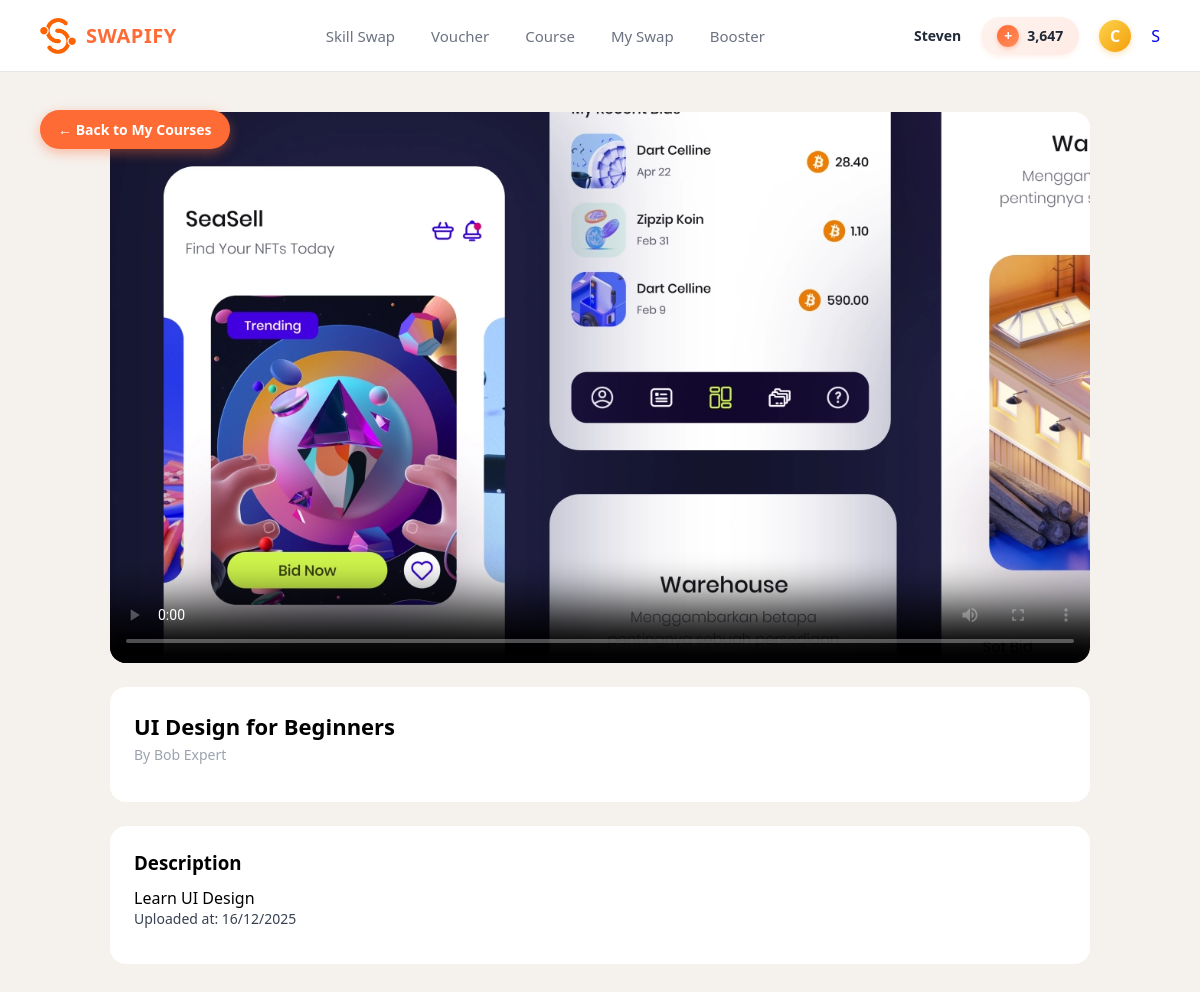
Screenshot of /course-detail.php?id=1 (signed in) with the database file from the repository.
### tables this page shows
CREATE TABLE `ms_users` (
  `user_id` int(11) NOT NULL,
  `name` varchar(100) DEFAULT NULL,
  `email` varchar(100) DEFAULT NULL,
  `phone_number` varchar(20) DEFAULT NULL,
  `password` varchar(255) DEFAULT NULL,
  `profile_picture` varchar(255) DEFAULT NULL,
  `bio` text DEFAULT NULL,
  `role` enum('user','expert','admin') DEFAULT 'user',
  `joined_date` datetime DEFAULT current_timestamp()
);

CREATE TABLE `ms_courses` (
  `course_id` int(11) NOT NULL,
  `user_id` int(11) DEFAULT NULL,
  `category_id` int(11) DEFAULT NULL,
  `title` varchar(150) DEFAULT NULL,
  `video` varchar(255) DEFAULT NULL,
  `description` text DEFAULT NULL,
  `upload_date` datetime DEFAULT current_timestamp(),
  `credits_price` int(11) DEFAULT NULL,
  `thumbnail` varchar(255) DEFAULT NULL
);

### course-detail.php (the view, shortened to what this page needs)
<?php
include "includes/db_connect.php";
include "includes/header.php";
$course_id = (int)$_GET['id'];
$user_id = $_SESSION['user_id'];
$query = "SELECT c.*, u.name as author_name
          FROM ms_courses c
          JOIN ms_users u ON c.user_id = u.user_id
          JOIN tr_coursepurchase cp ON c.course_id = cp.course_id
          WHERE c.course_id = ? AND cp.user_id = ?";
$stmt = $conn->prepare($query);
$stmt->bind_param("ii", $course_id, $user_id);
$stmt->execute();
$result = $stmt->get_result();
$course = $result->fetch_assoc();
?>
<!DOCTYPE html>
<html lang="en">
<head>
    <link rel="stylesheet" href="css/course-detail.css?v=4">
</head>
<body>
    <div class="container">
        <div class="video-card">
            <div class="video-wrapper">
                <?php if (!empty($course['video'])): ?>
                    <video width="100%" controls controlsList="nodownload" poster="uploads/thumbnails/<?= htmlspecialchars($course['thumbnail']) ?>">
                        <source src="uploads/<?= htmlspecialchars($course['video']) ?>" type="video/mp4">
                    </video>
                <?php else: ?>
                    <img src="uploads/thumbnails/<?= htmlspecialchars($course['thumbnail']) ?>" alt="thumbnail">
                    <div class="play-btn">▶</div>
                <?php endif; ?>
            </div>
        </div>
        <div class="course-info">
            <h2><?= htmlspecialchars($course['title']) ?></h2>
            <p class="author">By <?= htmlspecialchars($course['author_name']) ?></p>
            <div class="progress-wrapper">
            </div>
        </div>
        <div class="description-card">
            <h3>Description</h3>
            <div class="description-text">
                <?= nl2br(htmlspecialchars($course['description'])) ?>
            </div>
            <p class="upload-date">
                Uploaded at: <?= date('d/m/Y', strtotime($course['upload_date'])) ?>
            </p>
            <a href="my-courses.php" class="back-btn">
                ← Back to My Courses
            </a>
        </div>
    </div>
</body>
</html>

### includes/header.php (shortened to what this page needs)
<?php
include "includes/db_connect.php";
if (isset($_SESSION['user_id'])) {
    $user_id = $_SESSION['user_id'];
    $header_query = "SELECT u.name, u.profile_picture, u.role, IFNULL(c.balance, 0) as balance
                     FROM ms_users u
                     LEFT JOIN ms_usercredits c ON u.user_id = c.user_id
                     WHERE u.user_id = ?";
    $header_stmt = $conn->prepare($header_query);
    $header_stmt->bind_param("i", $user_id);
    $header_stmt->execute();
    $header_result = $header_stmt->get_result();
    $userData = $header_result->fetch_assoc();
} else {
    $userData = ['name' => 'Guest', 'balance' => 0, 'profile_picture' => 'default.png', 'role' => 'user'];
}
$currentPage = basename($_SERVER['PHP_SELF']);
$isAdmin = (isset($userData['role']) && $userData['role'] === 'admin');
?>
<link rel="stylesheet" href="css/header.css?v=10">
<header class="header-nav">
    <div class="logo-container">
        <div class="logo-icon">
            <img src="images/v91_89.png" alt="Swapify Logo">
        </div>
        <span class="logo-text">SWAPIFY</span>
    </div>
    <nav class="nav-menu">
        <?php if ($isAdmin): ?>
            <a href="admin-dashboard.php"    class="nav-link admin-link <?= $currentPage == 'admin-dashboard.php' ? 'active' : '' ?>">Admin Dashboard</a>
            <a href="manage_user.php"       class="nav-link admin-link <?= $currentPage == 'manage_user.php' ? 'active' : '' ?>">Manage User</a>
            <a href="manage_vouchers.php"   class="nav-link admin-link <?= $currentPage == 'manage_vouchers.php' ? 'active' : '' ?>">Manage Voucher</a>
            <a href="admin_booster.php"   class="nav-link admin-link <?= $currentPage == 'admin_booster.php' ? 'active' : '' ?>">Manage Booster</a>
            <a href="admin_topup_packages.php"   class="nav-link admin-link <?= $currentPage == 'admin_topup_packages.php' ? 'active' : '' ?>">Manage Topup</a>
        <?php else: ?>
            <a href="dashboard.php" class="nav-link <?= $currentPage == 'dashboard.php' ? 'active' : '' ?>">Skill Swap</a>
            <a href="voucher.php"   class="nav-link <?= ($currentPage == 'voucher.php' || $currentPage == 'my-voucher.php') ? 'active' : '' ?>">Voucher</a>
            <a href="courses.php"   class="nav-link <?= ($currentPage == 'courses.php' || $currentPage == 'my-courses.php' || $currentPage == 'uploaded-courses.php') ? 'active' : '' ?>">Course</a>
            <a href="sessions.php"  class="nav-link <?= $currentPage == 'sessions.php' ? 'active' : '' ?>">My Swap</a>
            <a href="booster.php"   class="nav-link <?= $currentPage == 'booster.php' ? 'active' : '' ?>">Booster</a>
        <?php endif; ?>
    </nav>
    <?php if (!$isAdmin): ?>
        <div class="user-section">
            <span class="user-name"><?= htmlspecialchars($userData['name']) ?></span>
            <a href="topup.php" style="text-decoration: none; display: flex; align-items: center;">
                <div class="credit-badge">
                    <div class="credit-icon">+</div>
                    <span class="credit-value"><?= number_format($userData['balance']) ?></span>
                </div>
            </a>
            <div class="coin-icon">C</div>
            <div class="user-avatar">
                <a href="profile.php" style="text-decoration: none;">
                    <?php
                    $has_profile_img = !empty($userData['profile_picture']) && file_exists("uploads/" . $userData['profile_picture']);
                    if ($has_profile_img): ?>
                        <img src="uploads/<?= $userData['profile_picture'] ?>" alt="User Avatar">
                    <?php else: ?>
                        <div class="avatar-gradient">
                            <?= strtoupper(substr($userData['name'], 0, 1)) ?>
                        </div>
                    <?php endif; ?>
                </a>
            </div>
        </div>
    <?php else: ?>
        <div class="user-section">
            <a href="index.php" class="nav-link" style="color: #ef4444;">Logout</a>
        </div>
    <?php endif; ?>
</header>

### css/header.css (style rules this page uses)
* { margin: 0; padding: 0; box-sizing: border-box; }
.header-nav { display: flex; align-items: center; justify-content: space-between; padding: 32px 60px; background: white; border-bottom: 1px solid #E5E7EB; height: 72px; }
.logo-container { display: flex; align-items: center; gap: 10px; flex-shrink: 0; }
.logo-icon img { width: 36px; height: 36px; object-fit: contain; }
.logo-text { font-size: 20px; font-weight: 700; color: #FF6B35; letter-spacing: 0.5px; }
.nav-menu { display: flex; gap: 40px; align-items: center; flex: 1; justify-content: center; margin: 0 40px; }
.nav-link { color: #6B7280; font-size: 15px; font-weight: 500; cursor: pointer; transition: all 0.3s ease; text-decoration: none; position: relative; padding: 8px 4px; white-space: nowrap; }
.nav-link::after { content: ""; position: absolute; bottom: 0; left: 50%; transform: translateX(-50%); width: 0; height: 3px; background: linear-gradient(90deg, #2563EB, #3B82F6); border-radius: 3px; transition: width 0.3s ease; }
.user-section { display: flex; align-items: center; gap: 20px; flex-shrink: 0; }
.user-name { font-size: 14px; font-weight: 600; color: #1F2937; white-space: nowrap; }
.credit-badge { display: flex; align-items: center; gap: 8px; background: linear-gradient(135deg, #FEF3EF 0%, #FFEBE5 100%); padding: 8px 16px; border-radius: 24px; font-size: 14px; cursor: pointer; transition: all 0.3s ease; box-shadow: 0 2px 4px rgba(255, 107, 53, 0.1); }
.credit-icon { width: 22px; height: 22px; background: linear-gradient(135deg, #FF6B35 0%, #FF8C5A 100%); border-radius: 50%; display: flex; align-items: center; justify-content: center; color: white; font-size: 14px; font-weight: bold; box-shadow: 0 2px 4px rgba(255, 107, 53, 0.3); }
.credit-value { font-weight: 700; color: #1F2937; font-size: 14px; }
.coin-icon { width: 32px; height: 32px; background: linear-gradient(135deg, #FCD34D 0%, #F59E0B 100%); border-radius: 50%; display: flex; align-items: center; justify-content: center; color: white; font-size: 16px; font-weight: bold; box-shadow: 0 2px 6px rgba(245, 158, 11, 0.3); transition: all 0.3s ease; cursor: pointer; }
.user-avatar { position: relative; }
@media (max-width: 1200px) { .nav-menu { gap: 28px; } }
@media (max-width: 1200px) { .header-nav { padding: 16px 40px; } }

### css/course-detail.css (style rules this page uses)
* { margin: 0; padding: 0; box-sizing: border-box; font-family: 'SF Pro', system-ui, sans-serif; }
body { background: #F5F1ED; }
.back-btn { position: absolute; top: 110px; left: 40px; z-index: 999; background: #FF6B35; color: white; text-decoration: none; font-weight: 600; font-size: 14px; padding: 10px 18px; border-radius: 30px; box-shadow: 0 4px 12px rgba(255, 107, 53, 0.4); transition: all 0.2s ease; }
.container { max-width: 1100px; margin: 40px auto; padding: 0 60px; }
.video-card { background: white; border-radius: 16px; overflow: hidden; margin-bottom: 24px; }
.video-wrapper { position: relative; }
.course-info { background: white; border-radius: 16px; padding: 24px; margin-bottom: 24px; }
.course-info h2 { font-size: 22px; margin-bottom: 4px; }
.author { color: #9CA3AF; font-size: 14px; margin-bottom: 12px; }
.progress-wrapper { display: flex; align-items: center; gap: 12px; }
.description-card { background: white; border-radius: 16px; padding: 24px; }
.description-card h3 { margin-bottom: 12px; }
.description-card p { font-size: 14px; color: #374151; margin-bottom: 12px; }
.upload-date { font-size: 12px; color: #9CA3AF; }

### rows the page displays
ms_users: name "Steven", name "S"
ms_courses: title "UI Design for Beginners", user.name "Bob Expert", description "Learn UI Design", upload_date "16/12/2025"

### other values shown
$userData['balance'] "3,647"
